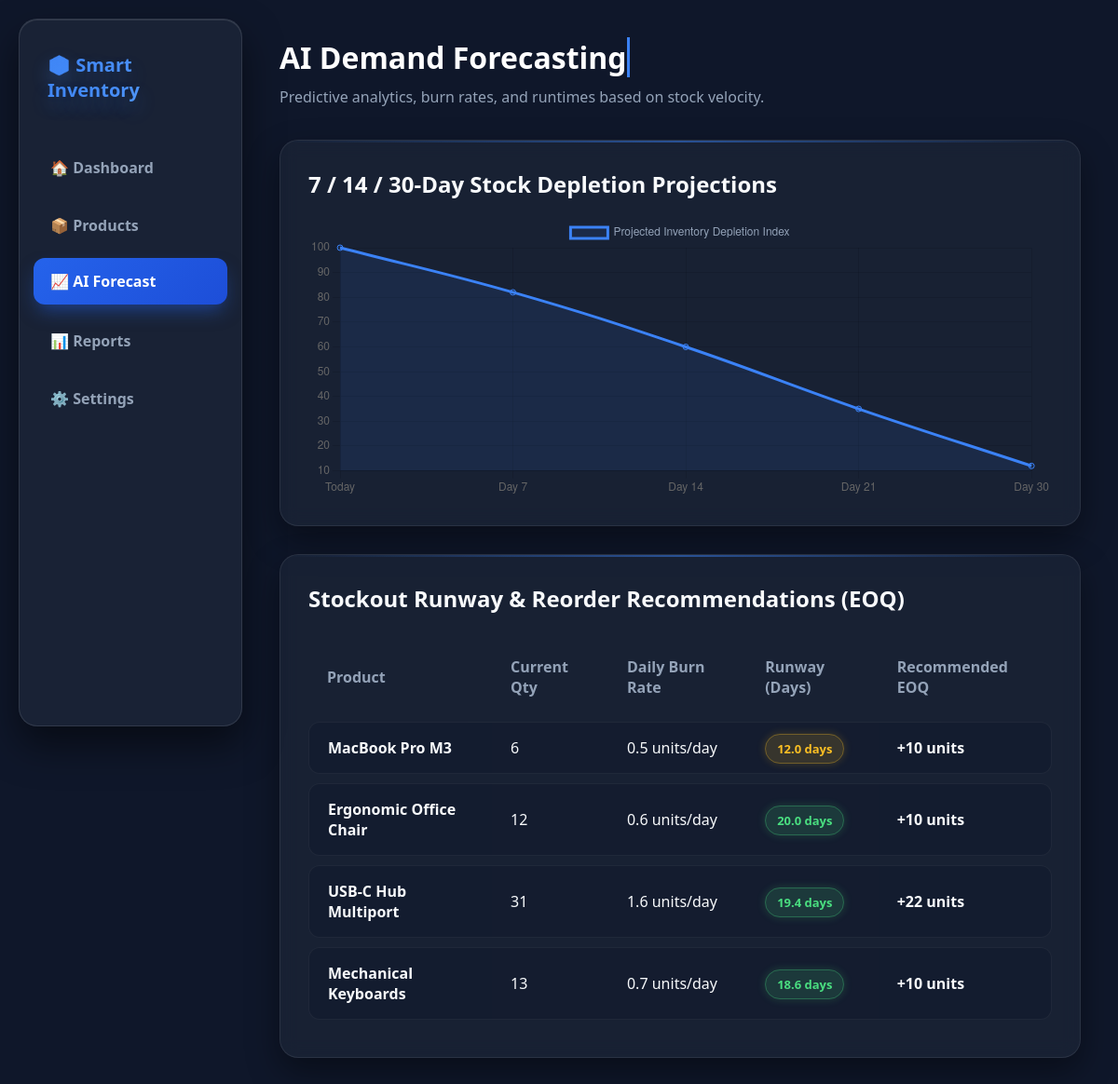
The page /forecast on the database its author committed.
### tables this page shows
CREATE TABLE products (
            id INTEGER PRIMARY KEY AUTOINCREMENT,
            name TEXT NOT NULL,
            category TEXT NOT NULL,
            quantity INTEGER NOT NULL,
            price REAL NOT NULL
        );

### app.py (the view)
@app.route("/forecast")
def forecast():
    conn = get_db()
    products = conn.execute("SELECT * FROM products").fetchall()
    forecast_data = []
    for p in products:
        qty = p["quantity"]
        burn_rate = max(0.5, round(qty * 0.05, 1))
        runway_days = round(qty / burn_rate, 1) if burn_rate > 0 else 999
        eoq = max(10, round(burn_rate * 14))
        forecast_data.append({"id": p["id"], "name": p["name"], "category": p["category"], "quantity": qty, "burn_rate": burn_rate, "runway_days": runway_days, "eoq": eoq})
    conn.close()
    return render_template("forecast.html", forecast=forecast_data)

### app.py (called while the page is built)
@app.context_processor
def inject_lang():
    lang = session.get('lang', 'en')
    return {'lang': lang, 't': translations[lang]}

def get_db():
    conn = sqlite3.connect(DATABASE)
    conn.row_factory = sqlite3.Row
    return conn

### templates/forecast.html (shortened to what this page needs)
<!DOCTYPE html>
<html lang="en">
<head>
    <link rel="stylesheet" href="{{ url_for('static', filename='css/style.css') }}">
</head>
<body>
    <aside class="sidebar">
        <div class="logo">📦 Smart Inventory</div>
        <nav>
            <a href="/">🏠 Dashboard</a>
            <a href="/products">📦 Products</a>
            <a href="/forecast" class="active">📈 AI Forecast</a>
            <a href="/reports">📊 Reports</a>
            <a href="/settings">⚙️ Settings</a>
        </nav>
    </aside>
    <main class="main-content">
        <div class="dashboard-header">
            <div>
                <h1>AI Demand Forecasting</h1>
                <p>Predictive analytics, burn rates, and runtimes based on stock velocity.</p>
            </div>
        </div>
        <div class="inventory-section" style="margin-bottom: 30px;">
            <h2>7 / 14 / 30-Day Stock Depletion Projections</h2>
            <canvas id="forecastChart" style="max-height: 300px; margin-top: 20px;"></canvas>
        </div>
        <section class="inventory-section">
            <h2>Stockout Runway & Reorder Recommendations (EOQ)</h2>
            <div class="table-wrapper" style="margin-top: 20px;">
                <table>
                    <thead>
                        <tr>
                            <th>Product</th>
                            <th>Current Qty</th>
                            <th>Daily Burn Rate</th>
                            <th>Runway (Days)</th>
                            <th>Recommended EOQ</th>
                        </tr>
                    </thead>
                    <tbody>
                        {% for item in forecast %}
                        <tr>
                            <td><strong>{{ item["name"] }}</strong></td>
                            <td>{{ item["quantity"] }}</td>
                            <td>{{ item["burn_rate"] }} units/day</td>
                            <td>
                                <span class="{% if item['runway_days'] <= 5 %}out-of-stock{% elif item['runway_days'] <= 15 %}low-stock{% else %}in-stock{% endif %}">
                                    {{ item["runway_days"] }} days
                                </span>
                            </td>
                            <td><strong>+{{ item["eoq"] }} units</strong></td>
                        </tr>
                        {% endfor %}
                    </tbody>
                </table>
            </div>
        </section>
    </main>
    <script>
        const ctx = document.getElementById('forecastChart').getContext('2d');
        new Chart(ctx, {
            type: 'line',
            data: {
                labels: ['Today', 'Day 7', 'Day 14', 'Day 21', 'Day 30'],
                datasets: [{
                    label: 'Projected Inventory Depletion Index',
                    data: [100, 82, 60, 35, 12],
                    borderColor: '#3b82f6',
                    backgroundColor: 'rgba(59, 130, 246, 0.1)',
                    fill: true,
                    tension: 0.4
                }]
            },
            options: { responsive: true, plugins: { legend: { labels: { color: '#94a3b8' } } } }
        });
    </script>
</body>
</html>

### static/css/style.css (style rules this page uses)
* { margin: 0; padding: 0; box-sizing: border-box; }
body { font-family: 'Segoe UI', system-ui, -apple-system, sans-serif; background: #0f172a; color: #f8fafc; min-height: 100vh; perspective: 1000px; overflow-x: hidden; }
.sidebar { position: fixed; left: 20px; top: 20px; width: 240px; height: calc(100vh - 40px); background: rgba(30, 41, 59, 0.7); backdrop-filter: blur(12px); border: 1px solid rgba(255, 255, 255, 0.1); border-radius: 20px; padding: 25px 15px; box-shadow: 0 20px 40px rgba(0, 0, 0, 0.5), inset 0 1px 0 rgba(255, 255, 255, 0.1); transform-style: preserve-3d; z-index: 100; }
.logo { font-size: 20px; font-weight: 800; padding: 10px 15px; margin-bottom: 35px; background: linear-gradient(135deg, #3b82f6, #60a5fa); -webkit-background-clip: text; -webkit-text-fill-color: transparent; text-shadow: 0 10px 20px rgba(59, 130, 246, 0.3); }
.sidebar nav { display: flex; flex-direction: column; gap: 12px; }
.sidebar nav a { color: #94a3b8; text-decoration: none; padding: 14px 18px; border-radius: 12px; font-weight: 600; transition: all 0.3s cubic-bezier(0.4, 0, 0.2, 1); position: relative; }
.sidebar nav a:hover, .sidebar nav a.active { background: linear-gradient(135deg, #2563eb, #1d4ed8); color: #ffffff; transform: translateY(-2px) translateZ(10px); box-shadow: 0 10px 20px -5px rgba(37, 99, 235, 0.5); }
.main-content { margin-left: 280px; padding: 40px 40px 40px 20px; }
.dashboard-header { display: flex; justify-content: space-between; align-items: center; margin-bottom: 35px; }
.dashboard-header h1 { font-size: 32px; font-weight: 800; color: #ffffff; display: inline-block; overflow: hidden; white-space: nowrap; border-right: 3px solid #3b82f6; animation: typing 2.5s steps(30, end), blink 0.75s infinite; }
.dashboard-header p { color: #94a3b8; margin-top: 5px; }
.inventory-section { background: rgba(30, 41, 59, 0.6); backdrop-filter: blur(10px); padding: 30px; border-radius: 20px; border: 1px solid rgba(255, 255, 255, 0.08); box-shadow: 0 15px 35px rgba(0, 0, 0, 0.4); }
.table-wrapper { overflow-x: auto; }
table { width: 100%; border-collapse: separate; border-spacing: 0 10px; }
th { padding: 16px 20px; color: #94a3b8; font-weight: 600; text-align: left; border: none; }
td { padding: 16px 20px; background: rgba(15, 23, 42, 0.4); border-top: 1px solid rgba(255, 255, 255, 0.05); border-bottom: 1px solid rgba(255, 255, 255, 0.05); transition: all 0.2s ease; }
td:first-child { border-left: 1px solid rgba(255, 255, 255, 0.05); border-top-left-radius: 12px; border-bottom-left-radius: 12px; }
td:last-child { border-right: 1px solid rgba(255, 255, 255, 0.05); border-top-right-radius: 12px; border-bottom-right-radius: 12px; }
.in-stock { color: #4ade80; background: rgba(74, 222, 128, 0.15); border: 1px solid rgba(74, 222, 128, 0.3); padding: 6px 12px; border-radius: 20px; font-size: 13px; font-weight: 600; box-shadow: 0 0 10px rgba(74, 222, 128, 0.2); }
.low-stock { color: #fbbf24; background: rgba(251, 191, 36, 0.15); border: 1px solid rgba(251, 191, 36, 0.3); padding: 6px 12px; border-radius: 20px; font-size: 13px; font-weight: 600; box-shadow: 0 0 10px rgba(251, 191, 36, 0.2); }
.inventory-section { position: relative; overflow: hidden; }
.inventory-section::before { content: ''; position: absolute; top: 0; left: 0; width: 100%; height: 2px; background: linear-gradient(90deg, transparent, rgba(59, 130, 246, 0.5), transparent); }

### rows shown on the page
products: name "MacBook Pro M3", quantity "6", burn_rate "0.5", runway_days "12.0", eoq "10"
products: name "Ergonomic Office Chair", quantity "12", burn_rate "0.6", runway_days "20.0", eoq "10"
products: name "USB-C Hub Multiport", quantity "31", burn_rate "1.6", runway_days "19.4", eoq "22"
products: name "Mechanical Keyboards", quantity "13", burn_rate "0.7", runway_days "18.6", eoq "10"
